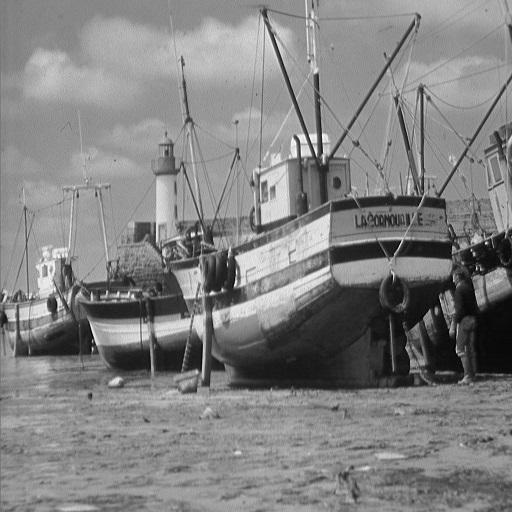
%> input picture Leccion_13-3-20/boat.jpg, 512 x 512 px
$ octave leccion6c.m   (GNU Octave 9; MATLAB toolbox functions it lacks are replaced by stand-ins)
%> lines starting %> are read from the running program, lines starting %| are printed output that depends on the picture
clc; clear;
A = imread('boat.jpg');
%> A is the input picture: size 512x512 uint8; min 0, max 255, mean 129.7
subplot(1, 2, 1)
imshow(A)
title('imagen Original')

c = 1;

for a = 0:0.1:2
  B = c * power(A,a);
  subplot(1, 2, 2)
  imshow(B)
  title('imagen transformada')
  pause(0.25)
endfor
%> this loop made 21 passes
%> pass 2, `B = c * power(A,a);`:
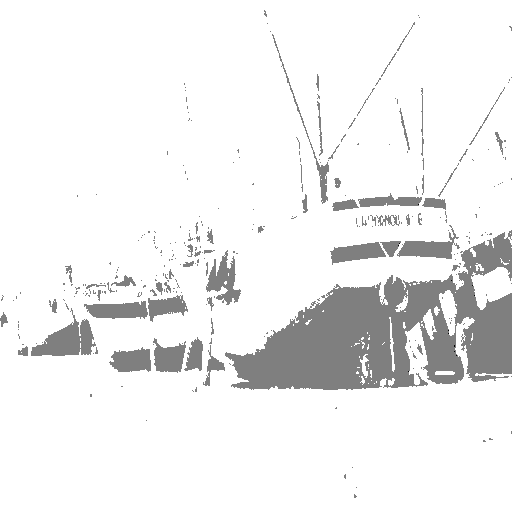
%> B: size 512x512 uint8; min 0, max 2, mean 1.87; drawn with min black and max white
%> pass 3, `B = c * power(A,a);`:
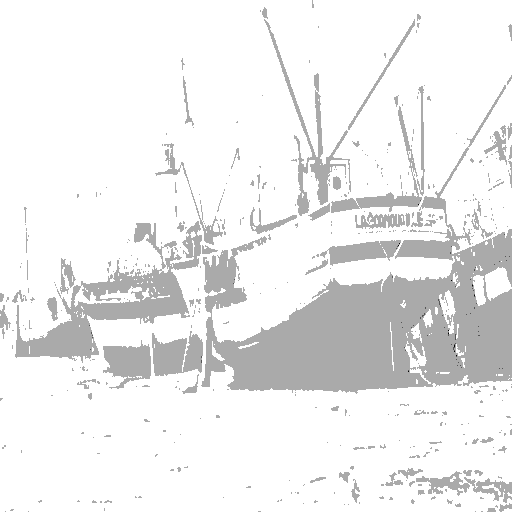
%> B: size 512x512 uint8; min 0, max 3, mean 2.79; drawn with min black and max white
%> after the loop:
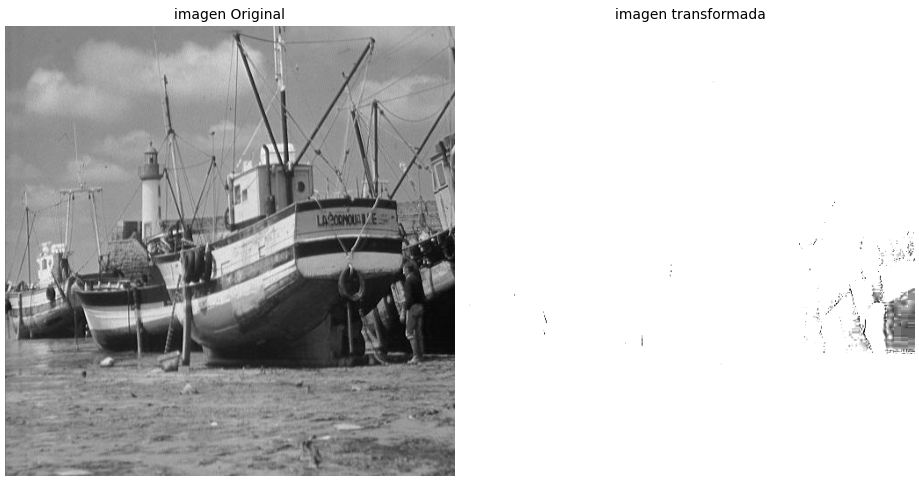
%> figure redrawn from the program's plot data, 2 panels
